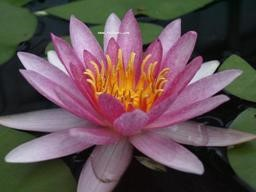
#> input picture 数字图像处理/flower2.jpg, 256 x 192 px
$ python ImageProcessingTest2_mixImage.py
#> lines starting #> are read from the running program, lines starting #| are printed output that depends on the picture
# -*- coding: utf-8 -*-
"""
Created on Thu Sep 22 19:54:22 2022

@author: 86182
"""
import cv2


def mix():
    img1 = cv2.imread('flower2.jpg')
#> img1 is the input picture: shape (192, 256, 3); mean B, G, R 83.3, 80.9, 100.9
    img2 = cv2.imread('diamond2.jpg')
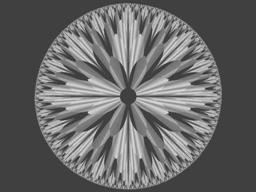
#> input picture 数字图像处理/diamond2.jpg, 256 x 192 px
#> img2 is the input picture: shape (192, 256, 3); min 36, max 228, mean 102.6

    # dst = a * img1 + b * img2 + c
    dst = cv2.addWeighted(img1, 0.7, img2, 0.3, 0)
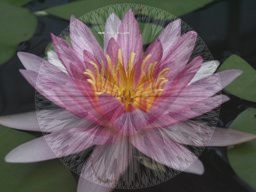
#> dst: shape (192, 256, 3); mean B, G, R 89.1, 87.4, 101.4
    cv2.namedWindow('dst')
    cv2.imshow('dst', dst)
    k = cv2.waitKey(0) & 0xFF
#> (key Esc is pressed here)
    if k == 27:
        cv2.destroyAllWindows()


if __name__ == '__main__':
    mix()
